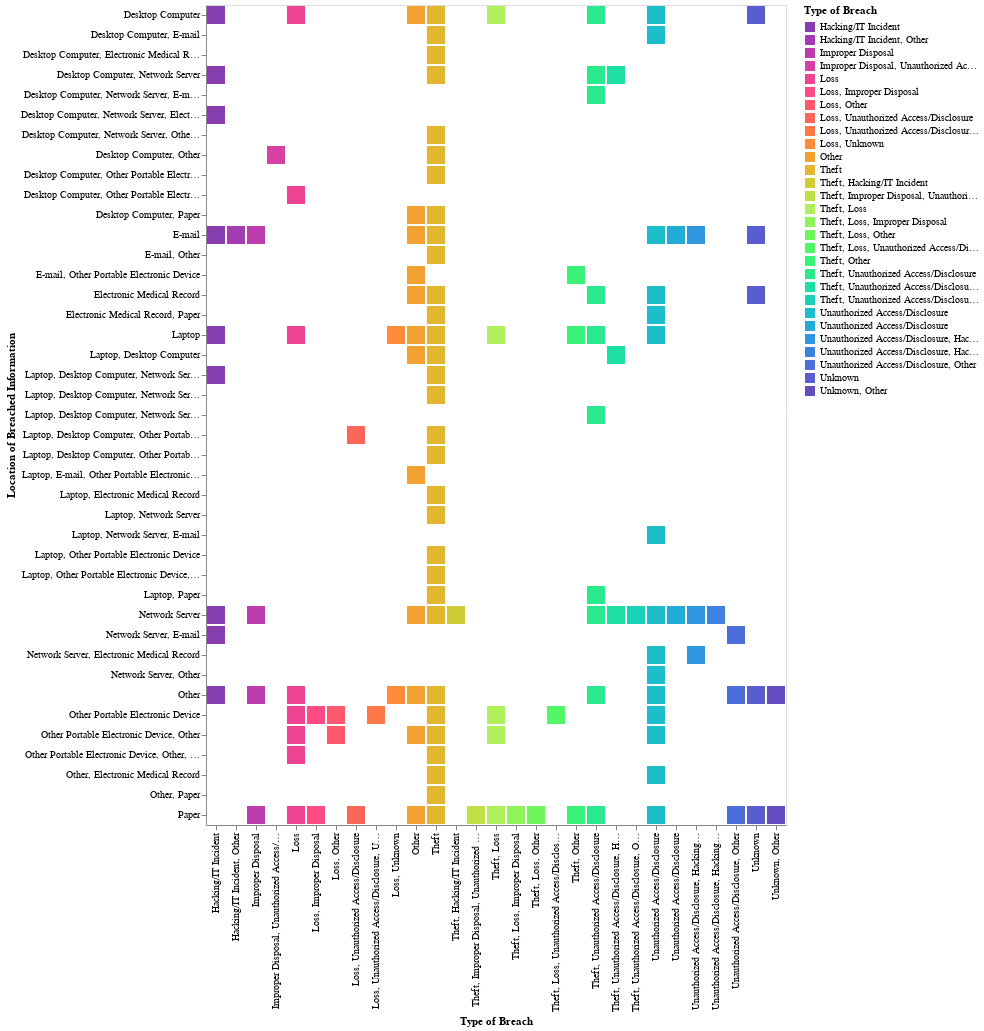

The code cell stored with this chart in its notebook:
### Markdown cell above
## Data visualizations

### Code cell
alt.Chart(data).mark_bar().encode(
    x="Type of Breach",
    y="Location of Breached Information",
    color=alt.Color('Type of Breach', scale=alt.Scale(scheme='rainbow')),
    tooltip=["State", "Individuals Affected"]
)

### Figure 1 — Vega-Lite specification as saved in the notebook (floating-point values rounded to 4 significant figures; data arrays with more than 128 entries replaced by an {"elided": "..."} marker saying what was removed)
{"config": {"view": {"continuousWidth": 400, "continuousHeight": 300}}, "data": {"name": "data-ef28374680c1e83b93ffa65467b2c6da"}, "mark": "bar", "encoding": {"color": {"type": "nominal", "field": "Type of Breach", "scale": {"scheme": "rainbow"}}, "tooltip": [{"type": "nominal", "field": "State"}, {"type": "quantitative", "field": "Individuals Affected"}], "x": {"type": "nominal", "field": "Type of Breach"}, "y": {"type": "nominal", "field": "Location of Breached Information"}}, "$schema": "https://vega.github.io/schema/vega-lite/v4.8.1.json", "datasets": {"data-ef28374680c1e83b93ffa65467b2c6da": {"elided": "1055 records"}}}
